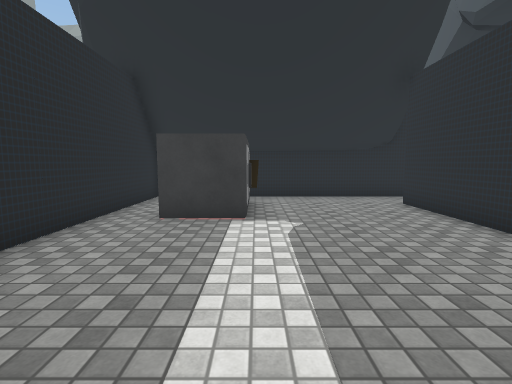
View 1 (above)

20 first-person views from a walk through a 3-D level made in the Unity game engine. The camera is 1.3 m above the floor, tilts 6° down and sees 85° across. The floor is counted in squares, 1 m on a side. Each view is taken from the middle of a square. On the plan, view 1 faces up. The plan holds only what a view shows up to about 13 squares ahead; the rest is blank. The place goes on beyond the plan. The player character is not drawn. Door leaves are left out, so doorways stand open. Some surface patterns are stand-ins.

View 2
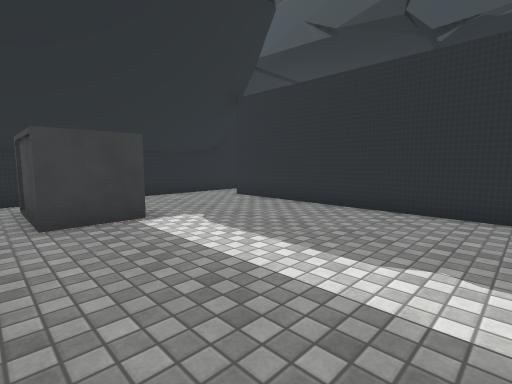

View 3
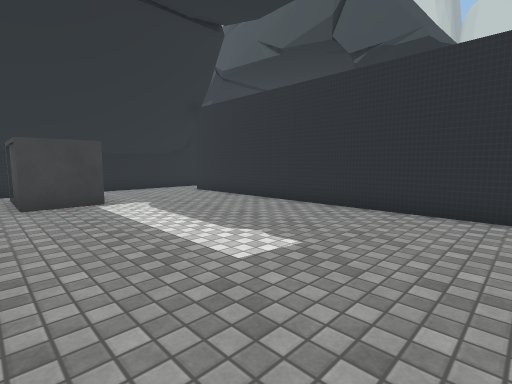

View 4
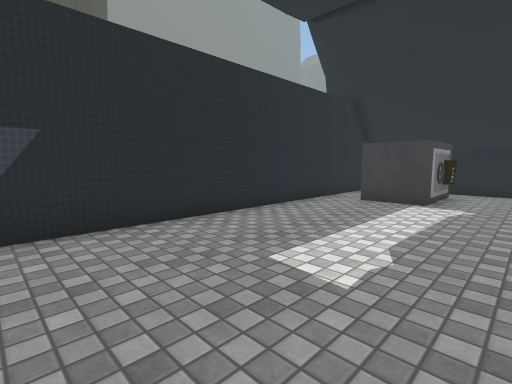

View 5
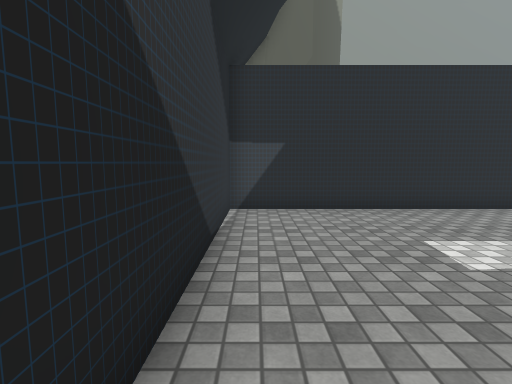

View 6
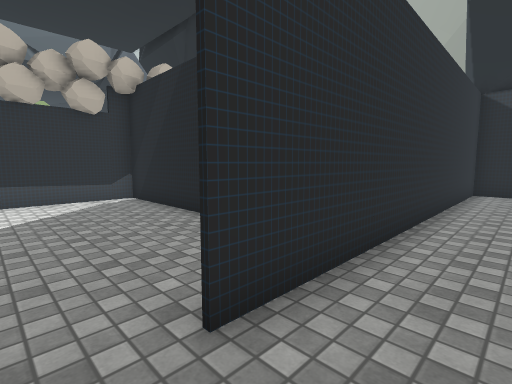

View 7
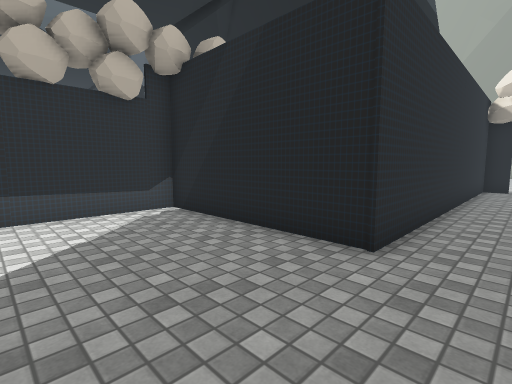

View 8
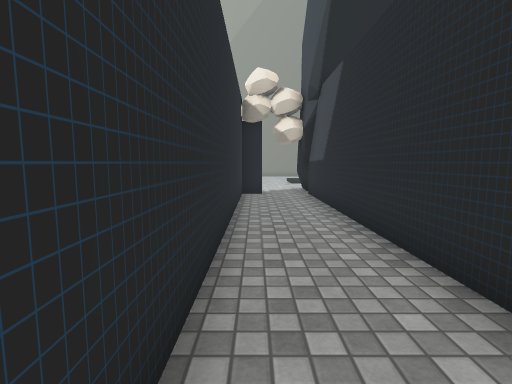

View 9
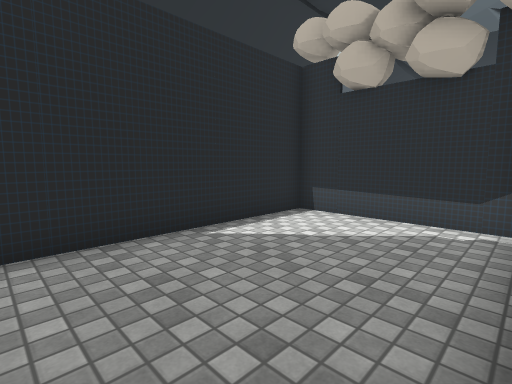

View 10
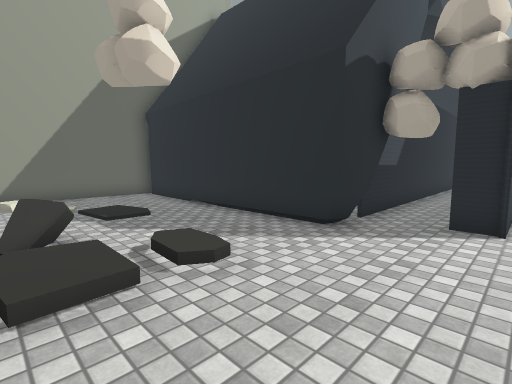

View 11
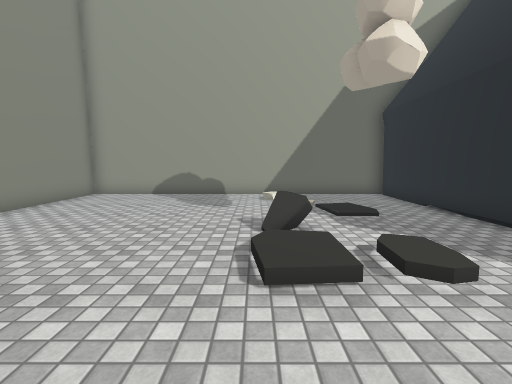

View 12
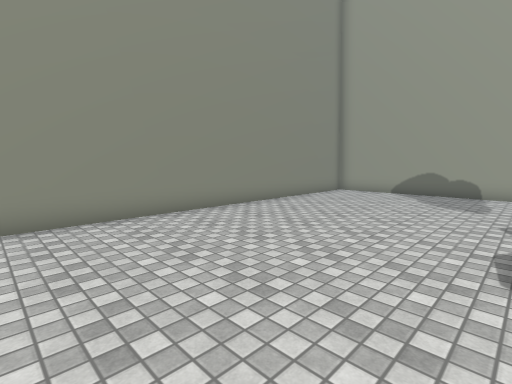

View 13
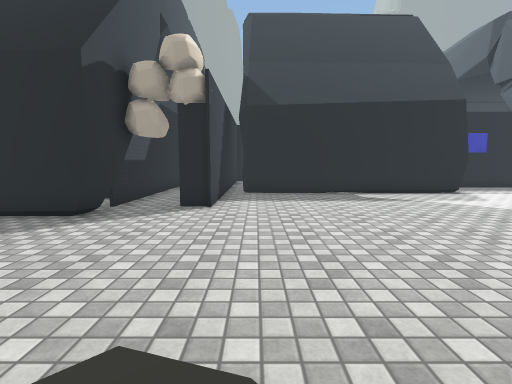

View 14
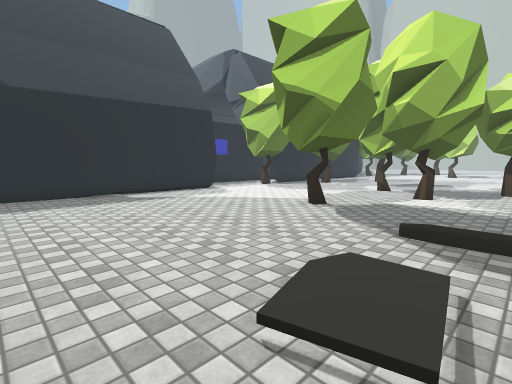

View 15
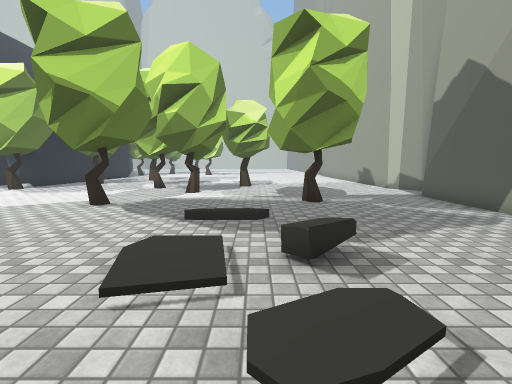

View 16
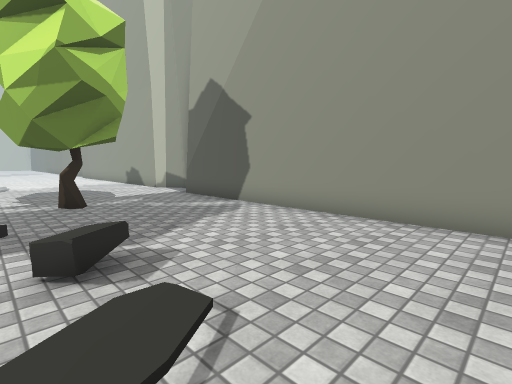

View 17
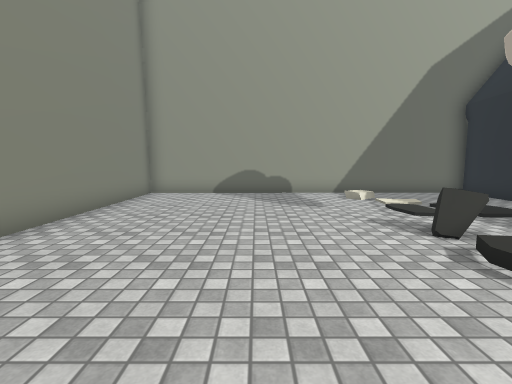

View 18
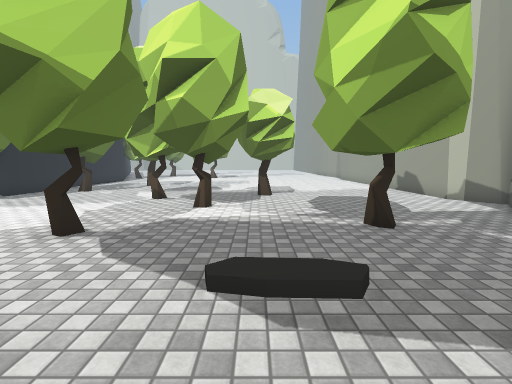

View 19
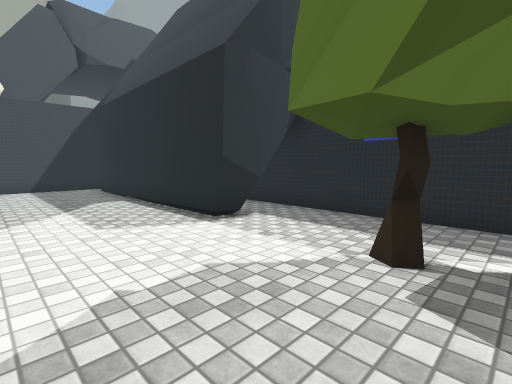

View 20
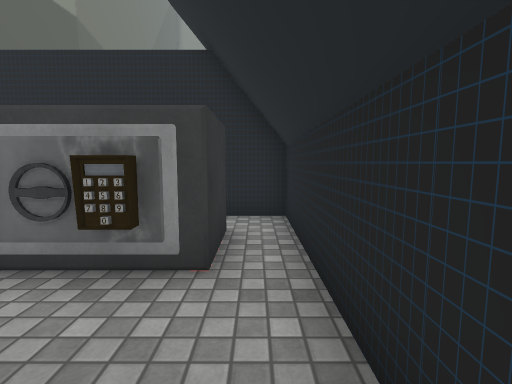

### Floor plan
Key: @ floor where view 1 was taken; # wall or solid block; . main floor; : floor 0.25 m higher than the main floor; / step, stairs or slope; D open door; R rock; B block; T tree; O other object.
Columns run from 5 left of view 1 to 24 right of it. Each row starts with its distance up from view 1.
 11  ###################
 10  #........D........#
  9  #.OOO....D........R
  8  #.O O....#........R
  7  #.OOO....#........R
  6  #........#..#######
  5  #........#..#
  4  #........#..#
  3  #........#..#
  2  #........#..#
  1  #........#..#       #### ##
  0  #...@....#..#         #....
 -1  #........#..#         #....
 -2  #........#..###########...T##
 -3  #........#..#................
 -4  ##########..#...............
 -5           #..#................
 -6           DDR#................
 -7 ###########...................
 -8 #.............................
 -9 #.....................T....T#.
-10 #.../:/.......................
-11 #..////..//..............T#...
-12 # ///:BO/:/....../........T...
-13 #......B///..//.::./.........T
-14 #............../.../.........#
-15 #............../.O............
-16 #.....................T#......
-17 #.............................
-18 #.............................
-19 #............................
-20 #.............................
-21 ######################### .###
-22                           ##

Positions as (right, up) in squares from view 1, and headings:
1: (0, 0), facing up
2: (-3, 0), facing up-right
3: (-3, -3), facing up-right
4: (2, -3), facing up-left
5: (4, -3), facing left
6: (3, 10), facing down-right
7: (6, 10), facing down-right
8: (7, 6), facing down
9: (7, 6), facing up-right
10: (8, -13), facing up-left
11: (8, -13), facing left
12: (9, -13), facing down-left
13: (9, -14), facing up
14: (9, -14), facing up-right
15: (8, -14), facing right
16: (8, -14), facing down-right
17: (7, -16), facing left
18: (11, -13), facing right
19: (23, -6), facing up-left
20: (3, 10), facing left
